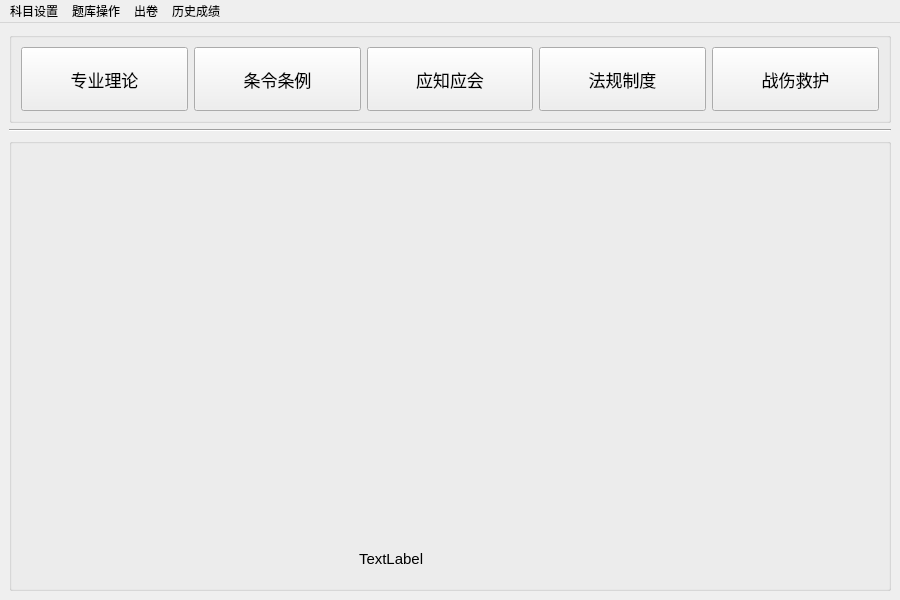
<?xml version="1.0" encoding="UTF-8"?>
<ui version="4.0">
 <class>MainWindow</class>
 <widget class="QMainWindow" name="MainWindow">
  <property name="geometry">
   <rect>
    <x>0</x>
    <y>0</y>
    <width>900</width>
    <height>600</height>
   </rect>
  </property>
  <property name="sizePolicy">
   <sizepolicy hsizetype="Preferred" vsizetype="Preferred">
    <horstretch>0</horstretch>
    <verstretch>0</verstretch>
   </sizepolicy>
  </property>
  <property name="minimumSize">
   <size>
    <width>900</width>
    <height>600</height>
   </size>
  </property>
  <property name="maximumSize">
   <size>
    <width>900</width>
    <height>600</height>
   </size>
  </property>
  <property name="windowTitle">
   <string>考试系统</string>
  </property>
  <property name="unifiedTitleAndToolBarOnMac">
   <bool>false</bool>
  </property>
  <widget class="QWidget" name="centralwidget">
   <layout class="QVBoxLayout" name="verticalLayout">
    <item>
     <widget class="QGroupBox" name="groupBox">
      <property name="sizePolicy">
       <sizepolicy hsizetype="Preferred" vsizetype="Preferred">
        <horstretch>0</horstretch>
        <verstretch>1</verstretch>
       </sizepolicy>
      </property>
      <property name="title">
       <string/>
      </property>
      <layout class="QHBoxLayout" name="horizontalLayout">
       <item>
        <widget class="QPushButton" name="pushButton">
         <property name="sizePolicy">
          <sizepolicy hsizetype="Minimum" vsizetype="Expanding">
           <horstretch>1</horstretch>
           <verstretch>0</verstretch>
          </sizepolicy>
         </property>
         <property name="font">
          <font>
           <pointsize>13</pointsize>
          </font>
         </property>
         <property name="text">
          <string>专业理论</string>
         </property>
        </widget>
       </item>
       <item>
        <widget class="QPushButton" name="pushButton_2">
         <property name="sizePolicy">
          <sizepolicy hsizetype="Minimum" vsizetype="Expanding">
           <horstretch>1</horstretch>
           <verstretch>0</verstretch>
          </sizepolicy>
         </property>
         <property name="font">
          <font>
           <pointsize>13</pointsize>
          </font>
         </property>
         <property name="text">
          <string>条令条例</string>
         </property>
        </widget>
       </item>
       <item>
        <widget class="QPushButton" name="pushButton_8">
         <property name="sizePolicy">
          <sizepolicy hsizetype="Minimum" vsizetype="Expanding">
           <horstretch>1</horstretch>
           <verstretch>0</verstretch>
          </sizepolicy>
         </property>
         <property name="font">
          <font>
           <pointsize>13</pointsize>
          </font>
         </property>
         <property name="text">
          <string>应知应会</string>
         </property>
        </widget>
       </item>
       <item>
        <widget class="QPushButton" name="pushButton_7">
         <property name="sizePolicy">
          <sizepolicy hsizetype="Minimum" vsizetype="Expanding">
           <horstretch>1</horstretch>
           <verstretch>0</verstretch>
          </sizepolicy>
         </property>
         <property name="font">
          <font>
           <pointsize>13</pointsize>
          </font>
         </property>
         <property name="text">
          <string>法规制度</string>
         </property>
        </widget>
       </item>
       <item>
        <widget class="QPushButton" name="pushButton_9">
         <property name="sizePolicy">
          <sizepolicy hsizetype="Minimum" vsizetype="Expanding">
           <horstretch>1</horstretch>
           <verstretch>0</verstretch>
          </sizepolicy>
         </property>
         <property name="font">
          <font>
           <pointsize>13</pointsize>
          </font>
         </property>
         <property name="text">
          <string>战伤救护</string>
         </property>
        </widget>
       </item>
      </layout>
     </widget>
    </item>
    <item>
     <widget class="Line" name="line">
      <property name="orientation">
       <enum>Qt::Horizontal</enum>
      </property>
     </widget>
    </item>
    <item>
     <widget class="QGroupBox" name="groupBox_2">
      <property name="sizePolicy">
       <sizepolicy hsizetype="Preferred" vsizetype="Preferred">
        <horstretch>0</horstretch>
        <verstretch>5</verstretch>
       </sizepolicy>
      </property>
      <property name="title">
       <string/>
      </property>
      <widget class="QLabel" name="label">
       <property name="geometry">
        <rect>
         <x>350</x>
         <y>410</y>
         <width>381</width>
         <height>21</height>
        </rect>
       </property>
       <property name="font">
        <font>
         <pointsize>11</pointsize>
        </font>
       </property>
       <property name="text">
        <string>TextLabel</string>
       </property>
      </widget>
     </widget>
    </item>
   </layout>
  </widget>
  <widget class="QMenuBar" name="menubar">
   <property name="geometry">
    <rect>
     <x>0</x>
     <y>0</y>
     <width>900</width>
     <height>26</height>
    </rect>
   </property>
   <widget class="QMenu" name="menu">
    <property name="title">
     <string>题库操作</string>
    </property>
    <addaction name="action_F"/>
    <addaction name="action_D"/>
   </widget>
   <widget class="QMenu" name="menu_3">
    <property name="title">
     <string>科目设置</string>
    </property>
    <addaction name="action_K"/>
   </widget>
   <widget class="QMenu" name="menu_2">
    <property name="title">
     <string>出卷</string>
    </property>
    <addaction name="action_word_O"/>
   </widget>
   <widget class="QMenu" name="menu_4">
    <property name="title">
     <string>历史成绩</string>
    </property>
    <addaction name="action_L"/>
   </widget>
   <addaction name="menu_3"/>
   <addaction name="menu"/>
   <addaction name="menu_2"/>
   <addaction name="menu_4"/>
  </widget>
  <action name="menuimpexl">
   <property name="text">
    <string>导入题库(&amp;F)</string>
   </property>
  </action>
  <action name="action_F">
   <property name="text">
    <string>导入题库(&amp;F)</string>
   </property>
  </action>
  <action name="action_S">
   <property name="text">
    <string>选择训练科目(&amp;S)</string>
   </property>
  </action>
  <action name="action_K">
   <property name="text">
    <string>科目设置(&amp;K)</string>
   </property>
  </action>
  <action name="action_D">
   <property name="text">
    <string>删除题库&amp;D</string>
   </property>
  </action>
  <action name="action_word_O">
   <property name="text">
    <string>试卷导出到word(O)</string>
   </property>
  </action>
  <action name="action_L">
   <property name="text">
    <string>历史成绩(L)</string>
   </property>
  </action>
 </widget>
 <resources/>
 <connections/>
</ui>
